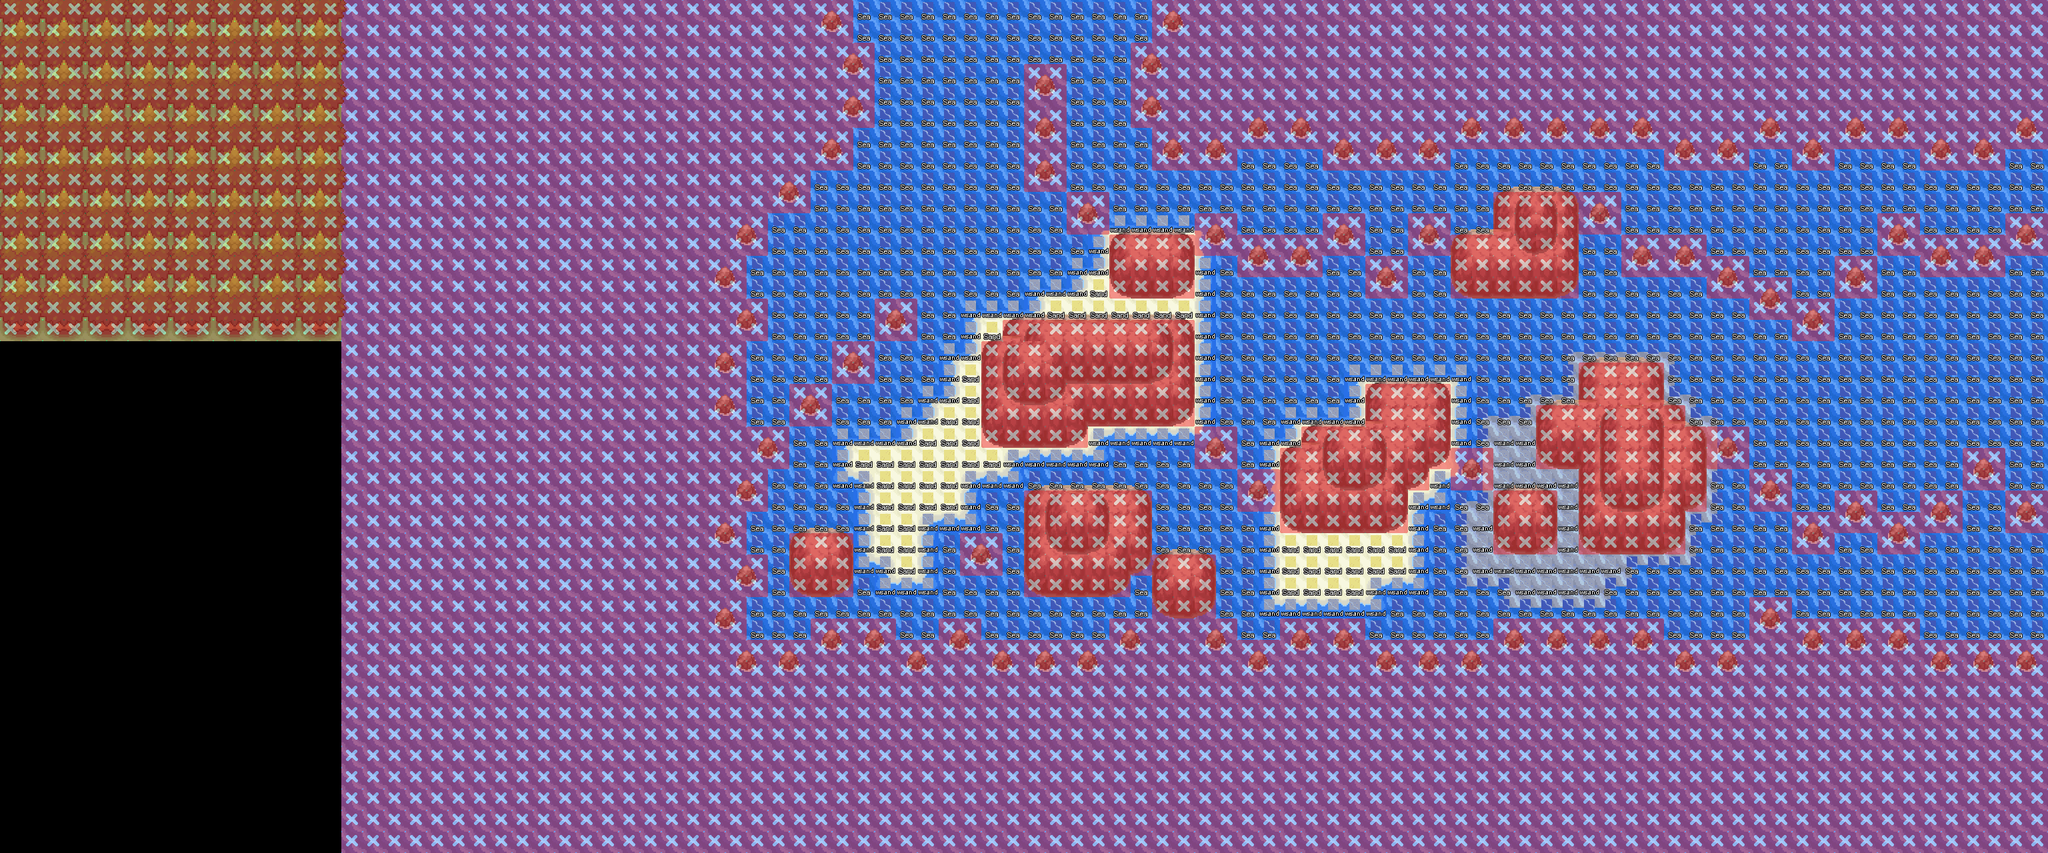

This game map was drawn from its Tiled (.tmx) file and the tilesets committed beside it. A one-line description and the trimmed map source follow:
An orthogonal 96x40 tile map with 32x32 px tiles, 57 tile layers (ground_A_1, ground_B_1, ♣_tree_shadow_A_1, shadows_A_1, ...), 4 hidden layers not drawn, 8 tilesets.

<map version="1.11" tiledversion="1.11.0" orientation="orthogonal" renderorder="right-down" width="96" height="40" tilewidth="32" tileheight="32" infinite="0" nextlayerid="174" nextobjectid="1">
 <tileset firstgid="1" source="../../Tilesets/Sinnoh/PLAT nature.tsx" />
 <tileset firstgid="2305" source="../../Tilesets/Sinnoh/systemtags.tsx" />
 <tileset firstgid="2433" source="../../Tilesets/Sinnoh/PLAT props.tsx" />
 <tileset firstgid="3457" source="../../Tilesets/Sinnoh/borders.tsx" />
 <tileset firstgid="3649" source="../../Tilesets/Sinnoh/PLAT mounts.tsx" />
 <tileset firstgid="6049" source="../../Tilesets/Sinnoh/PLAT buildings.tsx" />
 <tileset firstgid="21409" source="../../Tilesets/Sinnoh/passages.tsx" />
 <tileset firstgid="21553" source="../../Tilesets/Sinnoh/PLAT Animations.tsx" />
 <layer id="138" name="▬_bld_input" width="96" height="40" visible="0">
  <data>[3840 cells, 0 non-empty, 0 distinct tile ids]</data>
 </layer>
 <layer id="130" name="ground_A_1" width="96" height="40">
  <data>[3840 cells, 3455 non-empty, 12 distinct tile ids]</data>
 </layer>
 <layer id="98" name="ground_B_1" width="96" height="40">
  <data>[3840 cells, 138 non-empty, 16 distinct tile ids]</data>
 </layer>
 <layer id="3" name="♣_tree_shadow_A_1" width="96" height="40">
  <data>[3840 cells, 256 non-empty, 4 distinct tile ids]</data>
 </layer>
 <layer id="87" name="shadows_A_1" width="96" height="40">
  <data>[3840 cells, 0 non-empty, 0 distinct tile ids]</data>
 </layer>
 <layer id="162" name="▬_bld_shadow_A_1" width="96" height="40">
  <data>[3840 cells, 0 non-empty, 0 distinct tile ids]</data>
 </layer>
 <layer id="165" name="▬_bld_shadow_B_1" width="96" height="40">
  <data>[3840 cells, 0 non-empty, 0 distinct tile ids]</data>
 </layer>
 <layer id="163" name="▬_bld_door_A_1" width="96" height="40">
  <data>[3840 cells, 0 non-empty, 0 distinct tile ids]</data>
 </layer>
 <layer id="158" name="▬_bld_1" width="96" height="40">
  <data>[3840 cells, 0 non-empty, 0 distinct tile ids]</data>
 </layer>
 <layer id="7" name="♣_tree_trunk_1" width="96" height="40">
  <data>[3840 cells, 256 non-empty, 4 distinct tile ids]</data>
 </layer>
 <layer id="124" name="♦_mount_A_1" width="96" height="40">
  <data>[3840 cells, 216 non-empty, 15 distinct tile ids]</data>
 </layer>
 <layer id="111" name="♦_mount_top_A_1" width="96" height="40">
  <data>[3840 cells, 0 non-empty, 0 distinct tile ids]</data>
 </layer>
 <layer id="125" name="♦_mount_B_1" width="96" height="40">
  <data>[3840 cells, 14 non-empty, 4 distinct tile ids]</data>
 </layer>
 <layer id="112" name="♦_mount_top_B_1" width="96" height="40">
  <data>[3840 cells, 0 non-empty, 0 distinct tile ids]</data>
 </layer>
 <layer id="126" name="♦_mount_C_1" width="96" height="40">
  <data>[3840 cells, 0 non-empty, 0 distinct tile ids]</data>
 </layer>
 <layer id="141" name="♦_mount_top_C_1" width="96" height="40">
  <data>[3840 cells, 0 non-empty, 0 distinct tile ids]</data>
 </layer>
 <layer id="127" name="♦_mount_D_1" width="96" height="40">
  <data>[3840 cells, 0 non-empty, 0 distinct tile ids]</data>
 </layer>
 <layer id="142" name="♦_mount_top_D_1" width="96" height="40">
  <data>[3840 cells, 0 non-empty, 0 distinct tile ids]</data>
 </layer>
 <layer id="8" name="shore_1" width="96" height="40">
  <data>[3840 cells, 0 non-empty, 0 distinct tile ids]</data>
 </layer>
 <layer id="9" name="♣_tree_bt_rgt_1" width="96" height="40">
  <data>[3840 cells, 128 non-empty, 2 distinct tile ids]</data>
 </layer>
 <layer id="10" name="♣_tree_bt_lft_1" width="96" height="40">
  <data>[3840 cells, 128 non-empty, 2 distinct tile ids]</data>
 </layer>
 <layer id="99" name="nature_A_1" width="96" height="40">
  <data>[3840 cells, 420 non-empty, 4 distinct tile ids]</data>
 </layer>
 <layer id="145" name="shadows_B_1" width="96" height="40">
  <data>[3840 cells, 0 non-empty, 0 distinct tile ids]</data>
 </layer>
 <layer id="86" name="props_A_1" width="96" height="40">
  <data>[3840 cells, 0 non-empty, 0 distinct tile ids]</data>
 </layer>
 <layer id="95" name="props_B_1" width="96" height="40">
  <data>[3840 cells, 0 non-empty, 0 distinct tile ids]</data>
 </layer>
 <layer id="147" name="props_C_1" width="96" height="40">
  <data>[3840 cells, 0 non-empty, 0 distinct tile ids]</data>
 </layer>
 <layer id="25" name="shadows_C_1" width="96" height="40">
  <data>[3840 cells, 0 non-empty, 0 distinct tile ids]</data>
 </layer>
 <group id="11" name="Z=0" />
 <layer id="12" name="♣_tree_mdl_rgt_2" width="96" height="40">
  <data>[3840 cells, 136 non-empty, 2 distinct tile ids]</data>
 </layer>
 <layer id="15" name="♣_tree_mdl_lft_2" width="96" height="40">
  <data>[3840 cells, 120 non-empty, 2 distinct tile ids]</data>
 </layer>
 <layer id="133" name="shore_2" width="96" height="40">
  <data>[3840 cells, 0 non-empty, 0 distinct tile ids]</data>
 </layer>
 <layer id="128" name="♦_mount_A_2" width="96" height="40">
  <data>[3840 cells, 54 non-empty, 5 distinct tile ids]</data>
 </layer>
 <layer id="114" name="♦_mount_top_A_2" width="96" height="40">
  <data>[3840 cells, 0 non-empty, 0 distinct tile ids]</data>
 </layer>
 <layer id="129" name="♦_mount_B_2" width="96" height="40">
  <data>[3840 cells, 0 non-empty, 0 distinct tile ids]</data>
 </layer>
 <layer id="115" name="♦_mount_top_B_2" width="96" height="40">
  <data>[3840 cells, 0 non-empty, 0 distinct tile ids]</data>
 </layer>
 <layer id="168" name="▬_bld_2" width="96" height="40">
  <data>[3840 cells, 0 non-empty, 0 distinct tile ids]</data>
 </layer>
 <layer id="132" name="nature_2" width="96" height="40">
  <data>[3840 cells, 0 non-empty, 0 distinct tile ids]</data>
 </layer>
 <layer id="88" name="props_A_2" width="96" height="40">
  <data>[3840 cells, 0 non-empty, 0 distinct tile ids]</data>
 </layer>
 <layer id="100" name="props_B_2" width="96" height="40">
  <data>[3840 cells, 0 non-empty, 0 distinct tile ids]</data>
 </layer>
 <group id="20" name="Z=1" />
 <layer id="21" name="♣_tree_up_rgt_3" width="96" height="40">
  <data>[3840 cells, 119 non-empty, 2 distinct tile ids]</data>
 </layer>
 <layer id="22" name="♣_tree_up_lft_3" width="96" height="40">
  <data>[3840 cells, 105 non-empty, 2 distinct tile ids]</data>
 </layer>
 <layer id="109" name="♣_tree_top_rgt_3" width="96" height="40">
  <data>[3840 cells, 71 non-empty, 2 distinct tile ids]</data>
 </layer>
 <layer id="110" name="♣_tree_top_lft_3" width="96" height="40">
  <data>[3840 cells, 56 non-empty, 1 distinct tile ids]</data>
 </layer>
 <layer id="164" name="▬_bld_3" width="96" height="40">
  <data>[3840 cells, 0 non-empty, 0 distinct tile ids]</data>
 </layer>
 <layer id="135" name="props_A_3" width="96" height="40">
  <data>[3840 cells, 0 non-empty, 0 distinct tile ids]</data>
 </layer>
 <layer id="26" name="bridge_A_3" width="96" height="40">
  <data>[3840 cells, 0 non-empty, 0 distinct tile ids]</data>
 </layer>
 <layer id="104" name="bridge_B_3" width="96" height="40">
  <data>[3840 cells, 0 non-empty, 0 distinct tile ids]</data>
 </layer>
 <group id="27" name="Z=2" />
 <layer id="134" name="bridge_A_4" width="96" height="40">
  <data>[3840 cells, 0 non-empty, 0 distinct tile ids]</data>
 </layer>
 <layer id="143" name="bridge_B_4" width="96" height="40">
  <data>[3840 cells, 0 non-empty, 0 distinct tile ids]</data>
 </layer>
 <layer id="144" name="bridge_C_4" width="96" height="40">
  <data>[3840 cells, 0 non-empty, 0 distinct tile ids]</data>
 </layer>
 <layer id="159" name="▬_bld_4" width="96" height="40">
  <data>[3840 cells, 0 non-empty, 0 distinct tile ids]</data>
 </layer>
 <layer id="166" name="props_4" width="96" height="40">
  <data>[3840 cells, 0 non-empty, 0 distinct tile ids]</data>
 </layer>
 <group id="116" name="Z=3" />
 <layer id="160" name="▬_bld_5" width="96" height="40">
  <data>[3840 cells, 0 non-empty, 0 distinct tile ids]</data>
 </layer>
 <layer id="137" name="props_5" width="96" height="40">
  <data>[3840 cells, 0 non-empty, 0 distinct tile ids]</data>
 </layer>
 <group id="117" name="Z=4" />
 <layer id="161" name="▬_bld_6" width="96" height="40">
  <data>[3840 cells, 0 non-empty, 0 distinct tile ids]</data>
 </layer>
 <layer id="167" name="▬_bld_B_6" width="96" height="40">
  <data>[3840 cells, 0 non-empty, 0 distinct tile ids]</data>
 </layer>
 <layer id="149" name="props_6" width="96" height="40">
  <data>[3840 cells, 0 non-empty, 0 distinct tile ids]</data>
 </layer>
 <group id="118" name="Z=5" visible="0" />
 <layer id="28" name="passages" width="96" height="40" opacity="0.47">
  <data>[3840 cells, 2427 non-empty, 1 distinct tile ids]</data>
 </layer>
 <layer id="119" name="systemtags" width="96" height="40">
  <data>[3840 cells, 1029 non-empty, 3 distinct tile ids]</data>
 </layer>
 <layer id="146" name="systemtags_bridge1" width="96" height="40" visible="0">
  <data>[3840 cells, 0 non-empty, 0 distinct tile ids]</data>
 </layer>
 <layer id="89" name="borders" width="96" height="40" visible="0">
  <data>[3840 cells, 248 non-empty, 8 distinct tile ids]</data>
 </layer>
 <layer id="169" name="limits" width="96" height="40" visible="0">
  <data>[3840 cells, 3136 non-empty, 1 distinct tile ids]</data>
 </layer>
</map>
